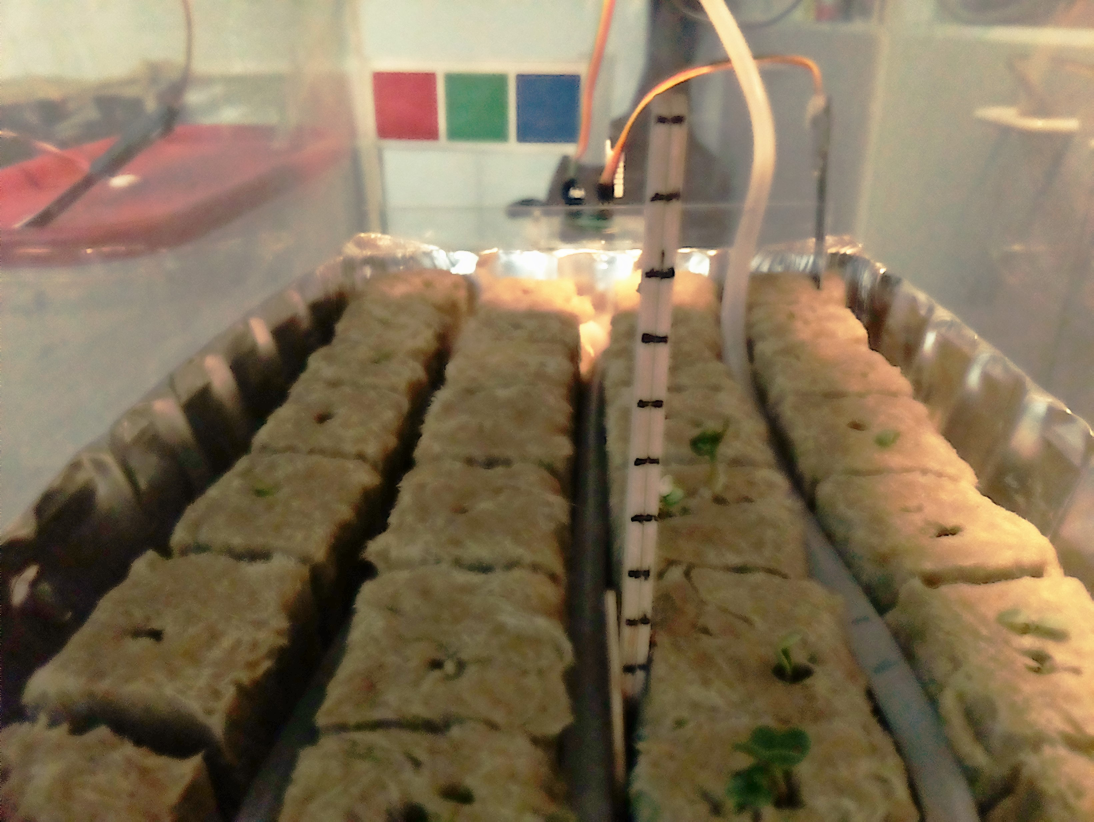
#> input picture agents/CV Assignment/images/day02.jpg, 3280 x 2464 px (shown at 1/3 size)
$ python filterColor.py images/day02.jpg
#> lines starting #> are read from the running program, lines starting #| are printed output that depends on the picture
### agents/CV Assignment/cv_utils.py
import numpy as np
import cv2

win_max_dimensions = {}
win_scale = {}

def imageScale(wname): return win_scale[wname]

# [4 lines left out: function print_clicks, not called in this run]

def createWindow(wname='image', width=500, height=500, x0=0, y0=0,
                 mouse_callback=print_clicks, callback_data=None):
    global win_max_dimensions

    cv2.namedWindow(wname, cv2.WINDOW_NORMAL)
    cv2.resizeWindow(wname, width, height)
    win_max_dimensions[wname] = float(max(width, height))
    cv2.moveWindow(wname, x0, y0)
    cv2.setMouseCallback(wname, mouse_callback, (callback_data or wname))

# Reduce max dimension to 600, o/w display is really lagging
def showImage(wname, image):
    global win_scale

    scale = max(image.shape[0]/win_max_dimensions[wname],
                image.shape[1]/win_max_dimensions[wname])
    win_scale[wname] = scale
    disp_img = cv2.resize(image, (int(image.shape[1]/scale),
                                  int(image.shape[0]/scale)))
    cv2.imshow(wname, disp_img)

def showImageWait(wname, image, wait_time=-1):
    showImage(wname, image)
    return cv2.waitKey(wait_time) & 0xFF

def readImage(filename):
#> called with filename = 'images/day02.jpg'
    image = cv2.imread(filename)
#> image is the input picture: shape (2464, 3280, 3); mean B, G, R 87.7, 113.8, 130.3
    if (not isinstance(image, np.ndarray)):
        raise Exception("File not found: %s" %filename)
    return image

# [19 lines left out: functions writeImage, readMask, writeMask, not called in this run]

### agents/CV Assignment/filterColor.py
#!/usr/bin/env python
import numpy as np
import cv2
from cv_utils import *
import argparse

wait_time = 100

def noop(dummy): pass

class Filter:
    # Range is (name, min, max, min0, max0) (last 2 are optional)
    ranges = None
    transform_type = None

    def __init__(self, range1, range2, range3, transform_type=None):
        self.transform_type = transform_type
        self.ranges = []
        self.ranges.append(range1)
        self.ranges.append(range2)
        self.ranges.append(range3)
        for i in range(3):
            if (len(self.ranges[i]) == 3):
                self.ranges[i] += self.ranges[i][1:3]

    def transform (self, image):
        return (image if not self.transform_type else
                cv2.cvtColor(image, self.transform_type))

filtersG = {'BGR' : Filter(['B', 0, 255], ['G', 0, 255], ['R', 0, 255]),
            'HSV' : Filter(['H', 0, 200, 0, 179], ['S', 0, 255], ['V', 0, 255],
                           cv2.COLOR_BGR2HSV),
            'LAB' : Filter(['L', 0, 255], ['A', 0, 255], ['B', 0, 255],
                           cv2.COLOR_BGR2LAB),
            'LUV' : Filter(['L', 0, 255], ['U', 0, 255], ['V', 0, 255],
                           cv2.COLOR_BGR2LUV),
            'XYZ' : Filter(['X', 0, 255], ['Y', 0, 255], ['Z', 0, 255],
                           cv2.COLOR_BGR2XYZ),
            'YCrCb' : Filter(['Y', 16, 235], ['Cr', 16, 250], ['Cb', 16, 240],
                           cv2.COLOR_BGR2YCrCb),
            'YUV' : Filter(['Y', 0, 255], ['U', 0, 255], ['V', 0, 255],
                           cv2.COLOR_BGR2YUV),
            }

# Transform a BGR image into another image, depending on the color_space
def transformFromBGR(image, color_space):
    if (not color_space in filtersG.keys()):
        print("ERROR: Unknown filter: %s" %color_space)
        exit()
    return (image if color_space == 'BGR' else
            cv2.cvtColor(image, filtersG[color_space].transform_type))

# Interactive GUI to set color space parameters to mask out certain portions
def filterImage(image, color_space='BGR', width=500, height=500):
#> called with color_space = 'BGR', width = 750, height = 750
    global filtersG

    wname = color_space + ' filter'
    createWindow(wname, width, height)

    if (not color_space in filtersG.keys()):
        print("ERROR: Unknown filter: %s" %color_space)
        exit()

    filter = filtersG[color_space]
    suffixes = ['_min', '_max']
    for r in range(3):
        name = filter.ranges[r][0]
        for i in range(2):
            cv2.createTrackbar(name+suffixes[i], wname,
                           filter.ranges[r][1], filter.ranges[r][2], noop)
            cv2.setTrackbarPos(name+suffixes[i], wname, filter.ranges[r][3+i])

    rVals = [[0,0]]*3
    for i in range(3):
        rVals[i] = filter.ranges[i][3:5]
    pVals = [[0,0]]*3

    trans_image = filter.transform(image)

    while True:
        for r in range(3):
            name = filter.ranges[r][0]
            for i in range(2):
                rVals[r][i] = cv2.getTrackbarPos(name+suffixes[i], wname)

        if (np.sum(np.abs(np.subtract(rVals, pVals))) > 0):
            for r in range(3):
                for i in range(2): pVals[r][i] = rVals[r][i]

            mask = createMask(trans_image, rVals, color_space)
#> in createMask, `mask = cv2.inRange(image, lower, upper)`: mask: shape (2464, 3280); every value is 255
            output = cv2.bitwise_and(image, image, mask=mask)
            showImage(wname, output)
#> in showImage, `disp_img = cv2.resize(image, (int(image.shape[1]/scale), int(image.sha..`:
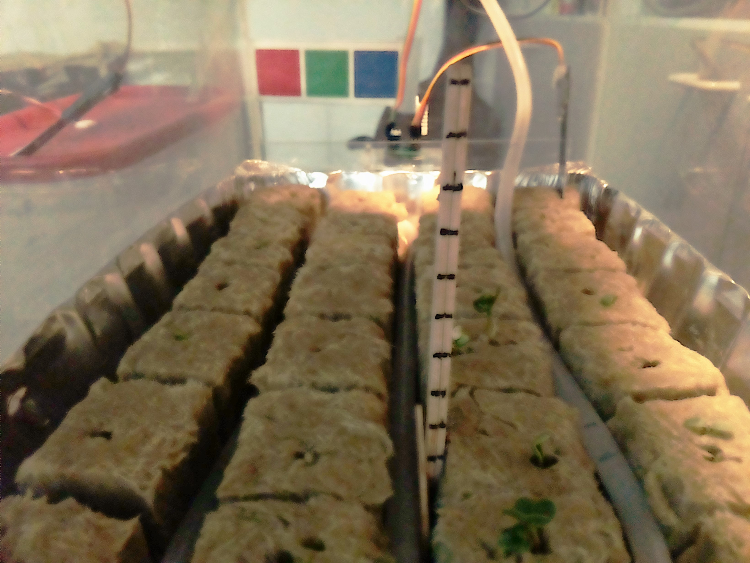
#> disp_img: shape (563, 750, 3); mean B, G, R 87.6, 113.7, 130.2

        if (cv2.waitKey(wait_time) & 0xFF == ord('q')):
#> (key q is pressed here)
            cv2.destroyWindow(wname)
            return (rVals, mask)

# Create a single channel mask, with same dimensions as 'image'.
# 'rVals' is a list of pais, where each pair is the lower/upper bound
# on one of the channels of the color_space
def createMask(image, rVals, color_space):
    if (color_space == 'HSV'):
        mask = createMaskHSV(image, rVals)
    else:
        lower = np.array([v[0] for v in rVals])
        upper = np.array([v[1] for v in rVals])
        mask = cv2.inRange(image, lower, upper)
    return mask

# Special for HSV - allows for wrapping around color circle
#  (anything above 179 wraps to 0)
# Is called by createMask, so no need to call it on its own
def createMaskHSV(hsv, rVals):
    hMin = rVals[0][0]; hMax = rVals[0][1]
    sMin = rVals[1][0]; sMax = rVals[1][1]
    vMin = rVals[2][0]; vMax = rVals[2][1]

    lower = np.array([min(hMin, 179), sMin, vMin])
    upper = np.array([min(hMax, 179), sMax, vMax])
    mask = cv2.inRange(hsv, lower, upper)

    if (hMin > 179 or hMax > 179): # Wrapping around color circle
        lower = np.array([(hMin-179), sMin, vMin])
        upper = np.array([(hMax-179), sMax, vMax])
        mask2 = cv2.inRange(hsv, lower, upper)
        mask = cv2.add(mask, mask2)

    return mask

if __name__ == '__main__':
    parser = argparse.ArgumentParser(description = "filter color")
    parser.add_argument('image', help="image file")
    parser.add_argument('-f', '--filter', help="filter type (e.g., 'HSV', 'LAB'",
                        default='BGR')
    args = parser.parse_args()

    image = readImage(args.image)
    filter, mask = filterImage(image, args.filter, 750, 750)
#> filter = [[0, 255], [0, 255], [0, 255]]
    print(filter)
#| [[0, 255], [0, 255], [0, 255]]

$ run again, on agents/CV Assignment/images/day05.jpg
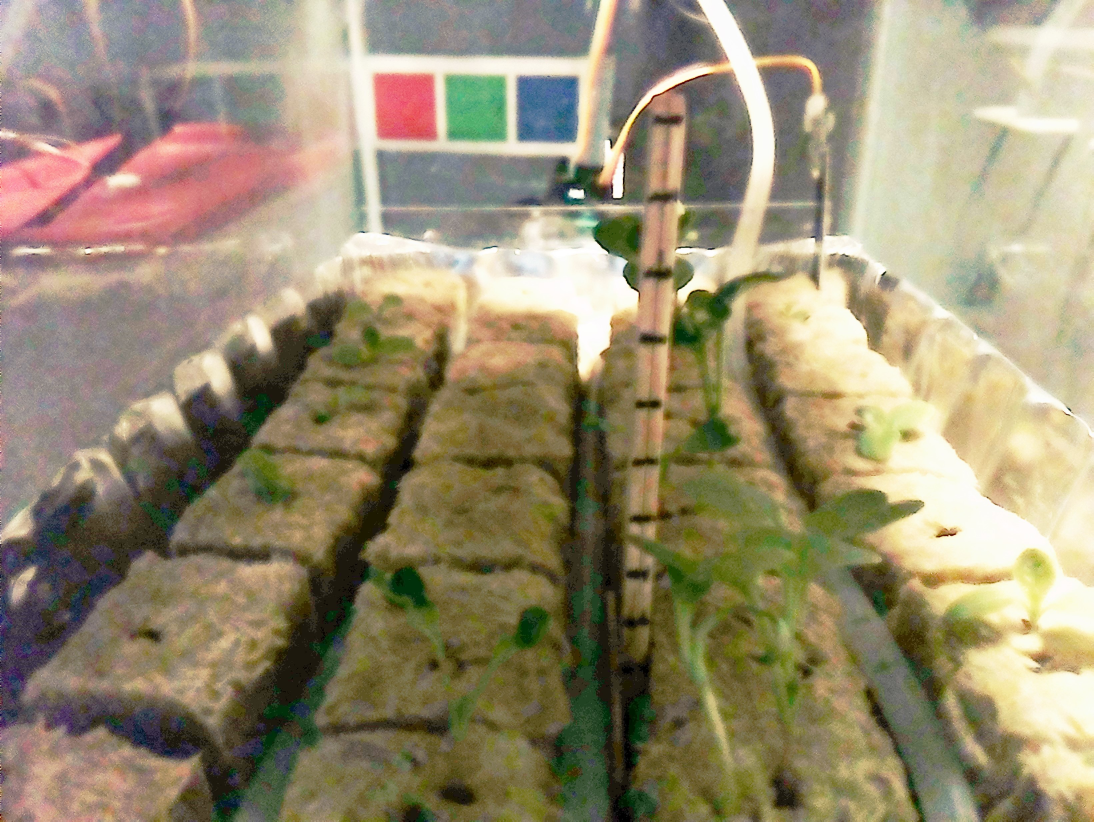
#> input picture agents/CV Assignment/images/day05.jpg, 3280 x 2464 px (shown at 1/3 size)
#> in readImage, image is the input picture: shape (2464, 3280, 3); mean B, G, R 112.6, 140.4, 151.8
#> mask: shape (2464, 3280); every value is 255
#> in showImage, `disp_img = cv2.resize(image, (int(image.shape[1]/scale), int(image.sha..`:
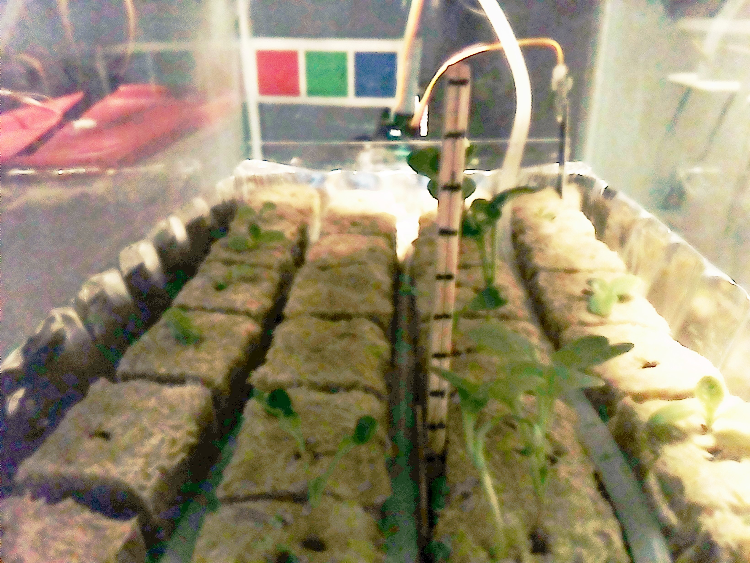
#> disp_img: shape (563, 750, 3); mean B, G, R 112.5, 140.3, 151.6
#> filter = [[0, 255], [0, 255], [0, 255]]
#| [[0, 255], [0, 255], [0, 255]]

$ run again, on agents/CV Assignment/images/day08.jpg
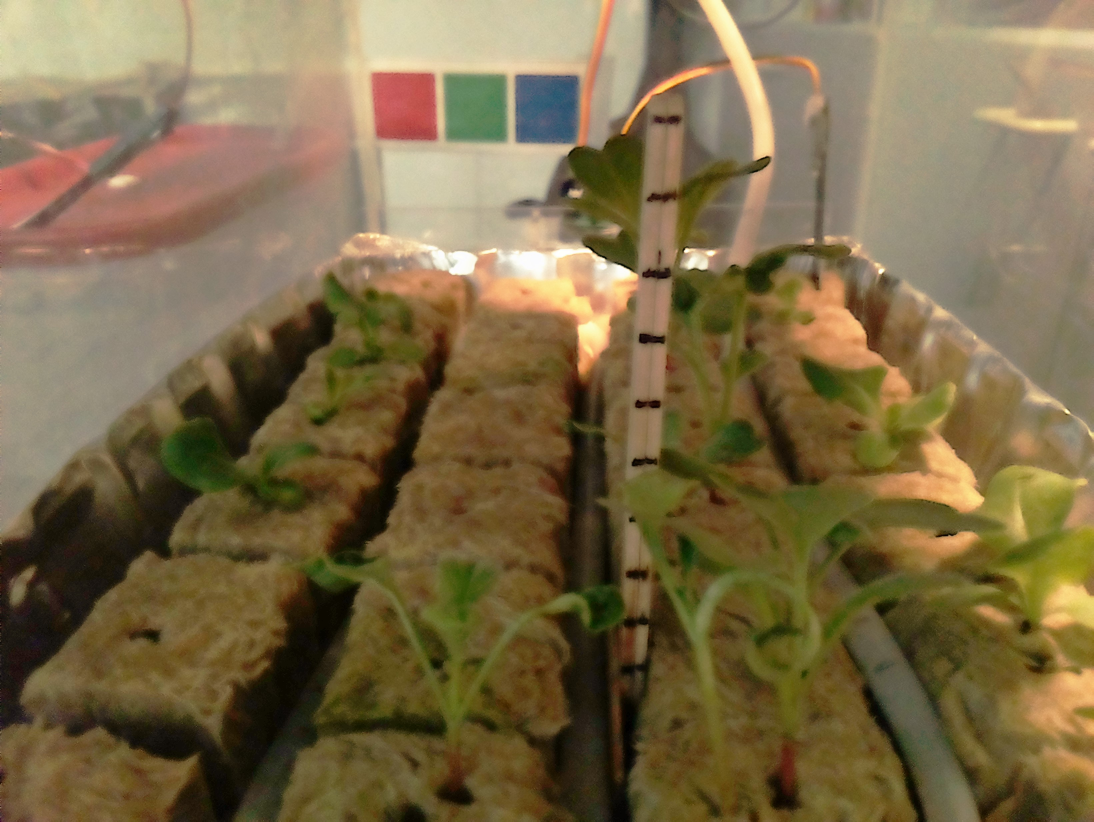
#> input picture agents/CV Assignment/images/day08.jpg, 3280 x 2464 px (shown at 1/3 size)
#> in readImage, image is the input picture: shape (2464, 3280, 3); mean B, G, R 71.4, 106.4, 123.6
#> mask: shape (2464, 3280); every value is 255
#> in showImage, `disp_img = cv2.resize(image, (int(image.shape[1]/scale), int(image.sha..`:
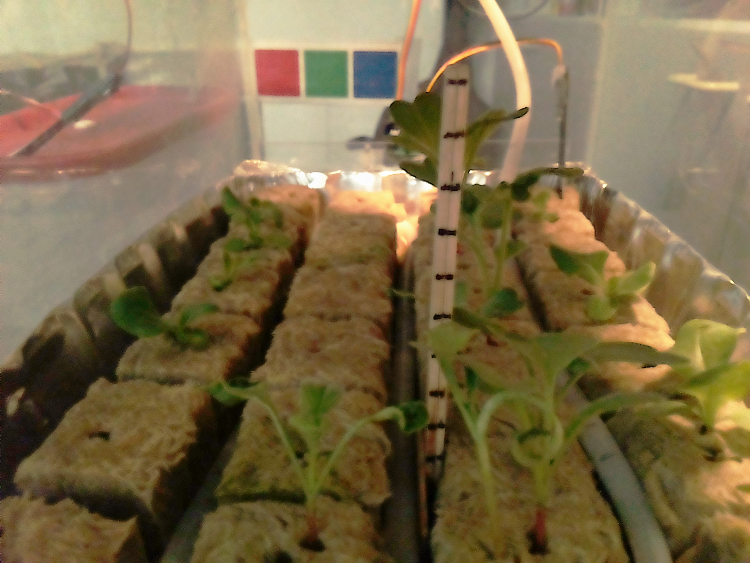
#> disp_img: shape (563, 750, 3); mean B, G, R 71.3, 106.3, 123.5
#> filter = [[0, 255], [0, 255], [0, 255]]
#| [[0, 255], [0, 255], [0, 255]]

$ run again, on agents/CV Assignment/images/day10.jpg
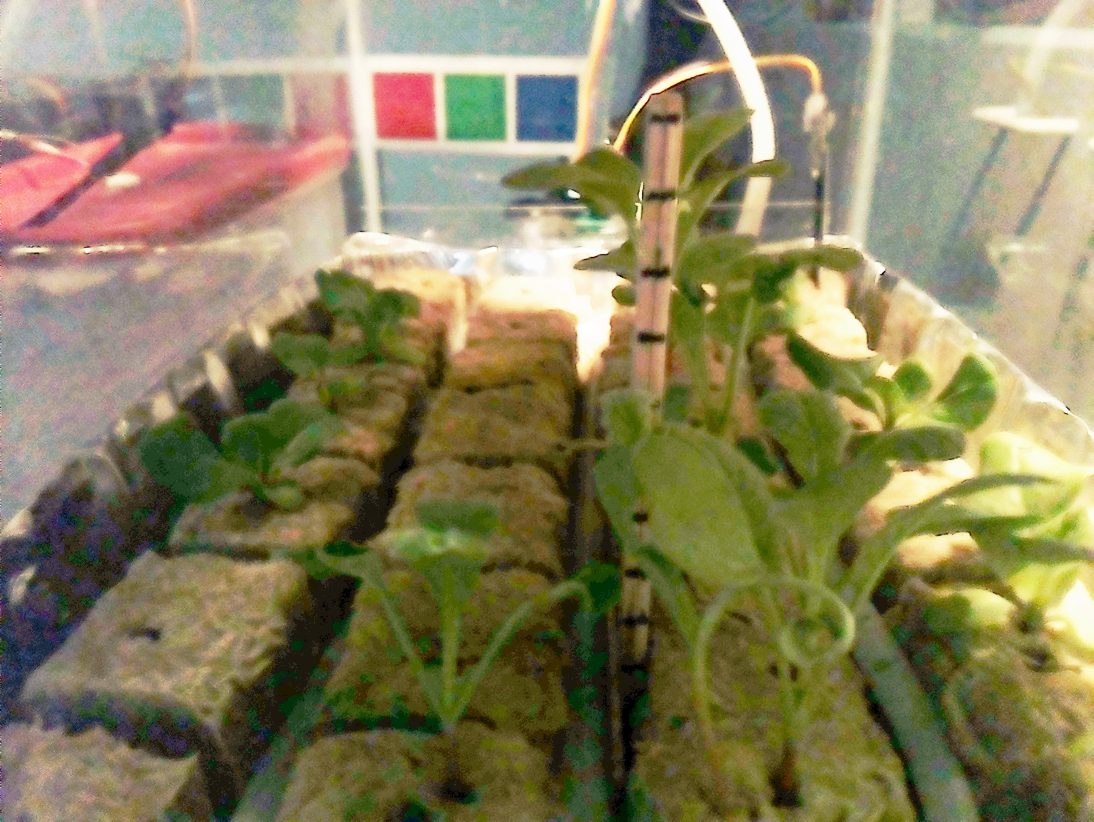
#> input picture agents/CV Assignment/images/day10.jpg, 3280 x 2464 px (shown at 1/3 size)
#> in readImage, image is the input picture: shape (2464, 3280, 3); mean B, G, R 92.2, 128.9, 136
#> mask: shape (2464, 3280); every value is 255
#> in showImage, `disp_img = cv2.resize(image, (int(image.shape[1]/scale), int(image.sha..`:
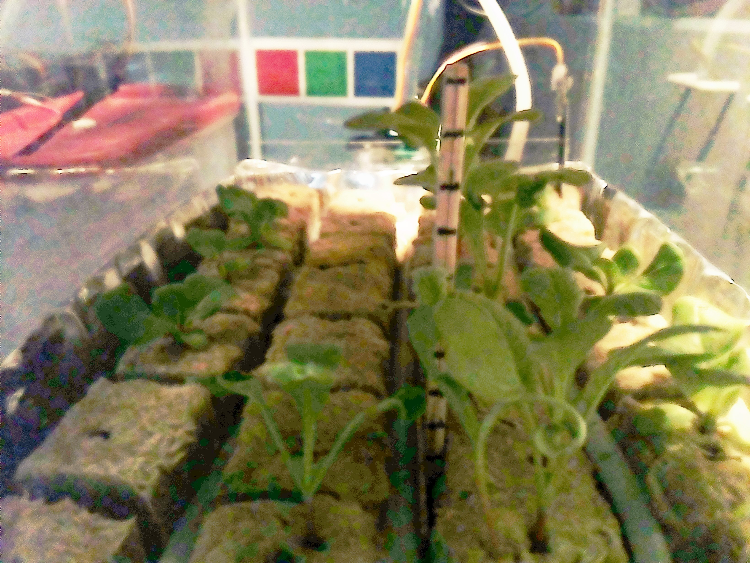
#> disp_img: shape (563, 750, 3); mean B, G, R 92.1, 128.8, 135.9
#> filter = [[0, 255], [0, 255], [0, 255]]
#| [[0, 255], [0, 255], [0, 255]]
